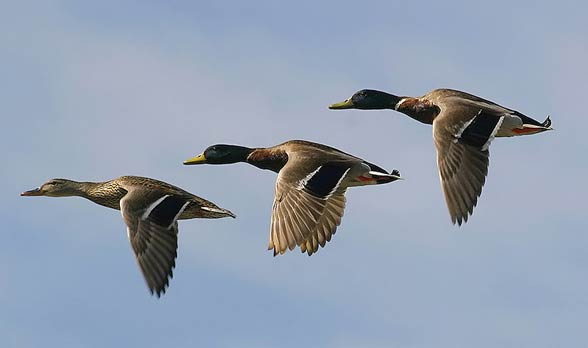
%> input picture Lab05/kaczki.jpg, 588 x 348 px
$ octave Lab510.m   (GNU Octave 9; MATLAB toolbox functions it lacks are replaced by stand-ins)
%> lines starting %> are read from the running program, lines starting %| are printed output that depends on the picture; in (x1, y1, x2, y2) boxes, pixels count from 0 and x2, y2 are one past the last pixel; in counts of white or black regions, pixels touching at a corner belong together; the program's own positions count from 1
clear;clc;
im = rgb2gray(double(imread('kaczki.jpg'))/255);
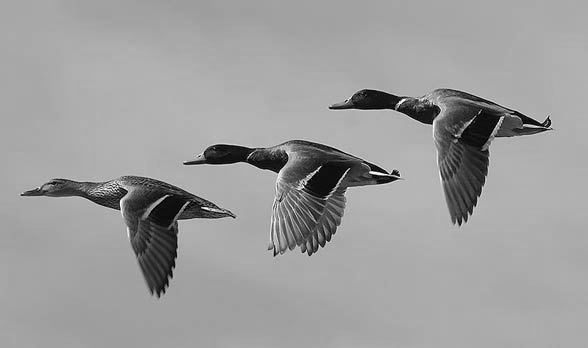
%> im: size 348x588 double; min 0, max 1, mean 0.618
avgIm = .55;
bim = ~imbinarize(im, avgIm);
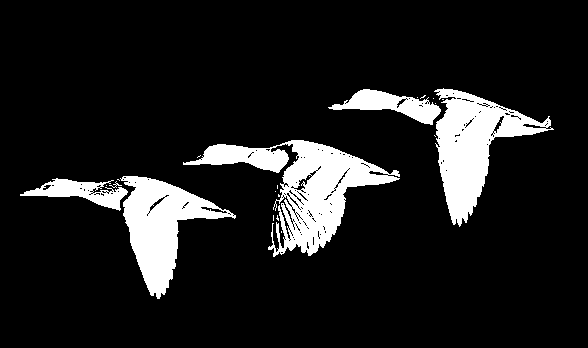
%> bim: size 348x588 logical; 11.8% white; 22 white regions (16 under 20 px), largest, box (x1, y1, x2, y2) and area: (183, 140, 400, 257) 8449, (434, 88, 554, 227) 6681, (120, 176, 236, 299) 5830, (328, 89, 441, 125) 1720, (20, 178, 128, 211) 1472, (109, 181, 122, 188) 22
bim = imclose(bim, ones(8));
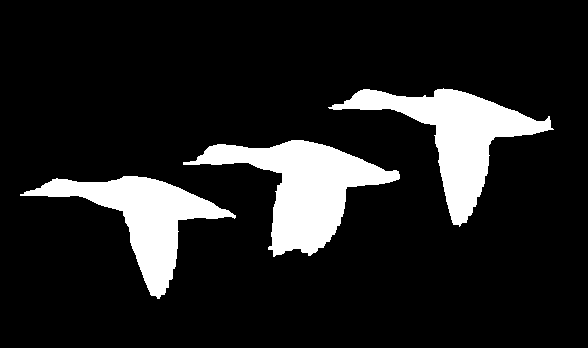
%> bim: size 348x588 logical; 13.1% white; 3 white regions, box (x1, y1, x2, y2) and area: (183, 140, 400, 257) 9808, (328, 88, 554, 227) 9081, (20, 176, 236, 299) 7871
d = bwdist(~bim);
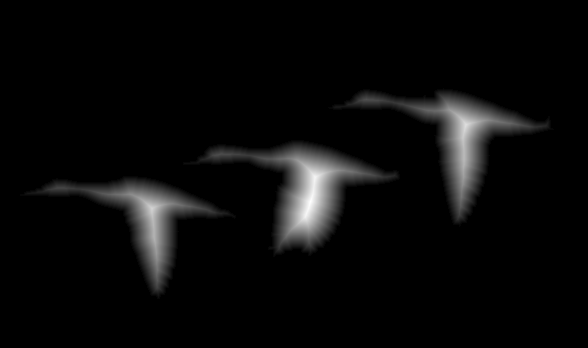
%> d: size 348x588 single; min 0, max 34.67, mean 1.3; drawn with min black and max white
imshow(d / max(d(:)));
